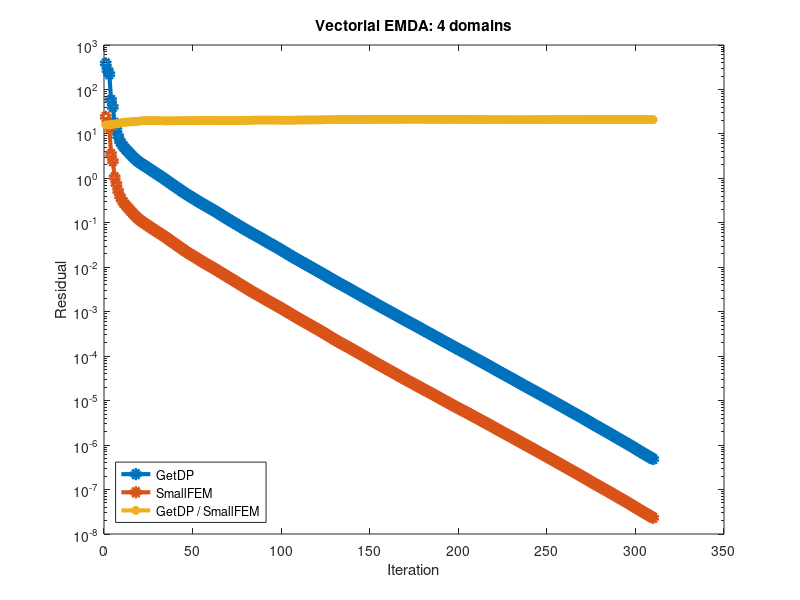

This figure's MATLAB source:
%%%%%%%%%%%%%%%%%%%%%%%%%%%%%%%
%% GetDP vs SmallFEM         %%
%% Vectorial EMDA: 4 domains %%
%%%%%%%%%%%%%%%%%%%%%%%%%%%%%%%

clear all;
close all;

getdp = ...
    [
        3.851487313097e+02
        2.709779462731e+02
        2.199730700126e+02
        5.780472034552e+01
        4.041480219916e+01
        1.767914164200e+01
        1.249159181126e+01
        8.890394900868e+00
        6.893231775956e+00
        5.903703778212e+00
        5.186365034135e+00
        4.651855638475e+00
        4.219926191922e+00
        3.824077016401e+00
        3.473740122290e+00
        3.152599053120e+00
        2.873826426907e+00
        2.643889712843e+00
        2.453457551373e+00
        2.287457630765e+00
        2.150053040689e+00
        2.022061431165e+00
        1.910424628720e+00
        1.797594292294e+00
        1.694414918940e+00
        1.592220129839e+00
        1.497619848901e+00
        1.407542052532e+00
        1.327219320145e+00
        1.248762458468e+00
        1.179824160112e+00
        1.107701581424e+00
        1.042314384624e+00
        9.761412790833e-01
        9.177432059792e-01
        8.586500851544e-01
        8.057070154808e-01
        7.549813035466e-01
        7.093724302230e-01
        6.653106621372e-01
        6.254997731271e-01
        5.864631004725e-01
        5.503482801867e-01
        5.159700026599e-01
        4.853459088758e-01
        4.559340272042e-01
        4.308513935567e-01
        4.062061411547e-01
        3.845227096036e-01
        3.632372954750e-01
        3.440396284270e-01
        3.248897182431e-01
        3.078999494621e-01
        2.908890188027e-01
        2.761013339311e-01
        2.612710002851e-01
        2.482099279533e-01
        2.352065897221e-01
        2.236966501487e-01
        2.118957904809e-01
        2.013292074337e-01
        1.903326720102e-01
        1.802628477967e-01
        1.700087024052e-01
        1.607425949189e-01
        1.514411158606e-01
        1.432586233118e-01
        1.351143831889e-01
        1.280520970394e-01
        1.208543166495e-01
        1.147098797626e-01
        1.082111442232e-01
        1.026450411243e-01
        9.679608153294e-02
        9.178396108441e-02
        8.663878289370e-02
        8.223301925307e-02
        7.769637212897e-02
        7.363414813877e-02
        6.968502343869e-02
        6.609958868598e-02
        6.265500550947e-02
        5.953236877722e-02
        5.647964726694e-02
        5.383580174305e-02
        5.109476139165e-02
        4.865495876188e-02
        4.609056469966e-02
        4.380286728216e-02
        4.141829041241e-02
        3.931561940379e-02
        3.718700563096e-02
        3.538166569947e-02
        3.350782088147e-02
        3.192103741920e-02
        3.025551466122e-02
        2.880779175063e-02
        2.729221119686e-02
        2.593853705552e-02
        2.452125822558e-02
        2.327963654637e-02
        2.196937188311e-02
        2.084219649525e-02
        1.966878850921e-02
        1.866633271376e-02
        1.763416700973e-02
        1.672850145765e-02
        1.584319696761e-02
        1.505567952474e-02
        1.426780153882e-02
        1.358693617064e-02
        1.287505062032e-02
        1.227231628349e-02
        1.161977468037e-02
        1.106380657154e-02
        1.048448163537e-02
        9.973831619322e-03
        9.449315481041e-03
        8.987001109372e-03
        8.520580448347e-03
        8.097943072024e-03
        7.676590365550e-03
        7.298714805328e-03
        6.910618073970e-03
        6.563517711141e-03
        6.206595796483e-03
        5.892917884310e-03
        5.572074916244e-03
        5.283009946767e-03
        5.001413491559e-03
        4.752439628921e-03
        4.507671630709e-03
        4.295982765059e-03
        4.081534253843e-03
        3.896542140697e-03
        3.699387570354e-03
        3.526333653191e-03
        3.343189678881e-03
        3.182517035812e-03
        3.013901439193e-03
        2.867838980994e-03
        2.715989662334e-03
        2.583141506863e-03
        2.447766565958e-03
        2.328629182248e-03
        2.207343289282e-03
        2.100594322569e-03
        1.993238749100e-03
        1.895996644308e-03
        1.798906537993e-03
        1.710258585810e-03
        1.622001483177e-03
        1.541801052591e-03
        1.461114889128e-03
        1.390184644553e-03
        1.317817476393e-03
        1.254916138544e-03
        1.190856482956e-03
        1.134681270662e-03
        1.077519244043e-03
        1.027056825377e-03
        9.749811796198e-04
        9.285424801950e-04
        8.812717176547e-04
        8.379973459136e-04
        7.947793181619e-04
        7.563651322322e-04
        7.171416652496e-04
        6.830966731583e-04
        6.486551281764e-04
        6.176129824532e-04
        5.870611991782e-04
        5.593023592486e-04
        5.312382297589e-04
        5.066498059622e-04
        4.808884839662e-04
        4.581975209859e-04
        4.346075176289e-04
        4.135984342919e-04
        3.922533108053e-04
        3.736199587984e-04
        3.544733710886e-04
        3.382437006850e-04
        3.210436918269e-04
        3.060972304677e-04
        2.904944983229e-04
        2.765489866586e-04
        2.622593239591e-04
        2.497242412616e-04
        2.369180581790e-04
        2.257825332811e-04
        2.143679203746e-04
        2.043301271661e-04
        1.940890396501e-04
        1.849706697883e-04
        1.756213958485e-04
        1.673107581348e-04
        1.587818082137e-04
        1.513271857885e-04
        1.436679011485e-04
        1.370923513694e-04
        1.302725806708e-04
        1.243644158298e-04
        1.181263566281e-04
        1.126108937873e-04
        1.067985020962e-04
        1.016579259382e-04
        9.630475436379e-05
        9.166572664489e-05
        8.687114176021e-05
        8.276821863576e-05
        7.859134514283e-05
        7.492315345775e-05
        7.119891131979e-05
        6.792185368811e-05
        6.445779384695e-05
        6.141542950228e-05
        5.818754386039e-05
        5.540682033308e-05
        5.247991216915e-05
        4.993248933689e-05
        4.727323249934e-05
        4.502865022189e-05
        4.268711089445e-05
        4.068926935056e-05
        3.862091647484e-05
        3.684688246925e-05
        3.498354670224e-05
        3.337891961766e-05
        3.164546063130e-05
        3.015683955822e-05
        2.855392160512e-05
        2.718409708390e-05
        2.574825212898e-05
        2.451526976598e-05
        2.323434483047e-05
        2.212453347999e-05
        2.098857081727e-05
        2.001634072772e-05
        1.899350388574e-05
        1.811025993407e-05
        1.718948316776e-05
        1.639097536348e-05
        1.554396670115e-05
        1.481472356637e-05
        1.404270288656e-05
        1.337289943422e-05
        1.267353462150e-05
        1.206697793530e-05
        1.144207571037e-05
        1.090120553990e-05
        1.033793805210e-05
        9.846633118307e-06
        9.341253329601e-06
        8.890450802808e-06
        8.431388717481e-06
        8.029425764711e-06
        7.609995809102e-06
        7.250235005113e-06
        6.864517145606e-06
        6.533905173825e-06
        6.183570594261e-06
        5.880477379259e-06
        5.570583171547e-06
        5.301311369580e-06
        5.029110115391e-06
        4.788767641590e-06
        4.544168617005e-06
        4.324872314736e-06
        4.097792569336e-06
        3.896964592174e-06
        3.686650374623e-06
        3.503308548614e-06
        3.313056250246e-06
        3.146196609785e-06
        2.976932239542e-06
        2.828511381753e-06
        2.680080277149e-06
        2.550784400192e-06
        2.417806267070e-06
        2.301515947984e-06
        2.181714758704e-06
        2.075307876547e-06
        1.964511282754e-06
        1.868726460500e-06
        1.767277518193e-06
        1.680383625948e-06
        1.588563175616e-06
        1.509979896026e-06
        1.428035958825e-06
        1.357548966693e-06
        1.285575722844e-06
        1.222595614869e-06
        1.157850901634e-06
        1.101288584116e-06
        1.041987417732e-06
        9.887634264751e-07
        9.345266805223e-07
        8.849689990985e-07
        8.351253540516e-07
        7.903590363937e-07
        7.457043579473e-07
        7.069576053583e-07
        6.672887625235e-07
        6.340365494310e-07
        5.989686387289e-07
        5.696365232919e-07
        5.385576044705e-07
        5.120398056578e-07
        4.844498138971e-07
        4.601462733884e-07
        4.350525870280e-07
        4.127552729275e-07
        3.900311658247e-07
        3.702123084053e-07
    ];

smallfem = ...
    [
        2.418275778463e+01
        1.706689274967e+01
        1.391416183341e+01
        3.501164341149e+00
        2.444157911005e+00
        1.059982734218e+00
        7.445187862012e-01
        5.196651415515e-01
        3.951024749411e-01
        3.316653240619e-01
        2.856463321087e-01
        2.532692329391e-01
        2.283651319758e-01
        2.058108347289e-01
        1.865137078605e-01
        1.682453847425e-01
        1.523374800952e-01
        1.389060505565e-01
        1.275392119437e-01
        1.177068760982e-01
        1.097380137645e-01
        1.025328198140e-01
        9.650279606103e-02
        9.061352309615e-02
        8.537129399237e-02
        8.030365969922e-02
        7.555620366917e-02
        7.098798339695e-02
        6.694440242931e-02
        6.301269766072e-02
        5.965712410378e-02
        5.611585992436e-02
        5.299553805065e-02
        4.973558187729e-02
        4.683277915456e-02
        4.381088241512e-02
        4.107962227287e-02
        3.842283147301e-02
        3.604189922950e-02
        3.377057071848e-02
        3.169752813824e-02
        2.971770260034e-02
        2.788398184497e-02
        2.610388211802e-02
        2.453107922910e-02
        2.298619996829e-02
        2.169466593597e-02
        2.041528564183e-02
        1.931605288196e-02
        1.823015124820e-02
        1.726737057802e-02
        1.630008064263e-02
        1.543922897891e-02
        1.456013350546e-02
        1.379406270005e-02
        1.302274806887e-02
        1.235358291561e-02
        1.168763542859e-02
        1.111474893986e-02
        1.053451423532e-02
        1.002509932137e-02
        9.492756132715e-03
        9.007367732220e-03
        8.502700396352e-03
        8.039310326353e-03
        7.571367963873e-03
        7.161629464310e-03
        6.745914169473e-03
        6.396886984142e-03
        6.037355931737e-03
        5.737145615180e-03
        5.413569594751e-03
        5.135967898915e-03
        4.844499777633e-03
        4.587568930559e-03
        4.322043944463e-03
        4.093052803075e-03
        3.859385465613e-03
        3.648826379613e-03
        3.444214947071e-03
        3.262098098464e-03
        3.081101218555e-03
        2.924069145681e-03
        2.766455171469e-03
        2.632489634964e-03
        2.494292646212e-03
        2.373839066046e-03
        2.247657308199e-03
        2.136366333760e-03
        2.020282853207e-03
        1.919816843341e-03
        1.815265667125e-03
        1.726980903134e-03
        1.635773023726e-03
        1.558210022085e-03
        1.477116534490e-03
        1.406814063435e-03
        1.333206112884e-03
        1.268176640614e-03
        1.199836901851e-03
        1.140150857616e-03
        1.076909232048e-03
        1.023170395960e-03
        9.651757150999e-04
        9.153622782920e-04
        8.644295632403e-04
        8.189491690276e-04
        7.740626240804e-04
        7.351485137077e-04
        6.952926692109e-04
        6.617539698739e-04
        6.260897071559e-04
        5.962072063107e-04
        5.643701150504e-04
        5.369829787964e-04
        5.089883969340e-04
        4.842245757560e-04
        4.588352047628e-04
        4.363231084263e-04
        4.134362494428e-04
        3.927257400695e-04
        3.717479866754e-04
        3.532310828078e-04
        3.338717364401e-04
        3.168068861773e-04
        2.990649438958e-04
        2.834568061194e-04
        2.674992514509e-04
        2.531830408175e-04
        2.391637207651e-04
        2.270524479510e-04
        2.149729797498e-04
        2.047380927642e-04
        1.942656227912e-04
        1.854359526899e-04
        1.760033383721e-04
        1.677088992850e-04
        1.590325761433e-04
        1.514250857112e-04
        1.434011471738e-04
        1.364668474559e-04
        1.292583165326e-04
        1.229476435353e-04
        1.164520418926e-04
        1.107062642272e-04
        1.048199282358e-04
        9.952728523394e-05
        9.429198703940e-05
        8.952024403317e-05
        8.485099679230e-05
        8.061232844859e-05
        7.636583697771e-05
        7.260698246462e-05
        6.877955753791e-05
        6.544820566341e-05
        6.200321830881e-05
        5.903876971567e-05
        5.597335112906e-05
        5.329265554024e-05
        5.057589213946e-05
        4.819531714671e-05
        4.572623861904e-05
        4.351309809312e-05
        4.124609287601e-05
        3.922291505890e-05
        3.718566401656e-05
        3.539308738203e-05
        3.355444529283e-05
        3.195599125927e-05
        3.033569295215e-05
        2.888587970530e-05
        2.745145572177e-05
        2.616243249594e-05
        2.481488237877e-05
        2.366626181683e-05
        2.244623673666e-05
        2.138685571769e-05
        2.028866543058e-05
        1.933337189653e-05
        1.835052491866e-05
        1.750181741499e-05
        1.661546351897e-05
        1.587231221936e-05
        1.508691340933e-05
        1.439525742647e-05
        1.367710928557e-05
        1.302598546473e-05
        1.235776097311e-05
        1.176431745734e-05
        1.116228594486e-05
        1.063786314178e-05
        1.009329021658e-05
        9.615959522447e-06
        9.127692750021e-06
        8.697895802993e-06
        8.257253675172e-06
        7.871547268769e-06
        7.473969226475e-06
        7.131236222539e-06
        6.772445585803e-06
        6.467880621343e-06
        6.147516562710e-06
        5.868368145836e-06
        5.578700606204e-06
        5.321013532657e-06
        5.052882808612e-06
        4.817931525190e-06
        4.570682955869e-06
        4.356754716102e-06
        4.135915975849e-06
        3.946371704629e-06
        3.750909062198e-06
        3.579657145043e-06
        3.404246426762e-06
        3.249850115864e-06
        3.086318686428e-06
        2.943664026279e-06
        2.789054310067e-06
        2.657838682081e-06
        2.516710150640e-06
        2.397005465789e-06
        2.269192204539e-06
        2.161167481515e-06
        2.048638037827e-06
        1.953545817767e-06
        1.855024688201e-06
        1.770815050524e-06
        1.681244536039e-06
        1.604799650599e-06
        1.520114357609e-06
        1.449004445169e-06
        1.372558849293e-06
        1.306310577635e-06
        1.237632234188e-06
        1.178561972622e-06
        1.117223639235e-06
        1.064307282767e-06
        1.009900520049e-06
        9.630252693371e-07
        9.133531116614e-07
        8.706297500929e-07
        8.254943631810e-07
        7.871287867875e-07
        7.460099179111e-07
        7.103621851733e-07
        6.730489998548e-07
        6.409208555816e-07
        6.073778376540e-07
        5.784512816696e-07
        5.484203034616e-07
        5.223750986734e-07
        4.953324537722e-07
        4.712621342993e-07
        4.470701277242e-07
        4.253974245799e-07
        4.032589726701e-07
        3.842462768513e-07
        3.641005347422e-07
        3.470959751060e-07
        3.286289801865e-07
        3.125660063336e-07
        2.958102986954e-07
        2.812510280078e-07
        2.665904036351e-07
        2.536953085550e-07
        2.406444569217e-07
        2.290942899296e-07
        2.171880890010e-07
        2.064389295279e-07
        1.955064054537e-07
        1.857108615035e-07
        1.755129756661e-07
        1.666217962778e-07
        1.575461416661e-07
        1.496164408802e-07
        1.415449239926e-07
        1.345247719689e-07
        1.274330508135e-07
        1.213231937201e-07
        1.149824137982e-07
        1.094449848427e-07
        1.037359568630e-07
        9.872368120545e-08
        9.343133614211e-08
        8.896311771921e-08
        8.415435668171e-08
        8.006830327141e-08
        7.571314389513e-08
        7.199604658636e-08
        6.815537994287e-08
        6.479992469798e-08
        6.135812582171e-08
        5.836525920742e-08
        5.524570280585e-08
        5.252151178630e-08
        4.968655529826e-08
        4.713349374340e-08
        4.454546145853e-08
        4.218649410087e-08
        3.980271061468e-08
        3.769140186965e-08
        3.554054031841e-08
        3.370068381331e-08
        3.178634551061e-08
        3.019894434198e-08
        2.853491686867e-08
        2.715187735622e-08
        2.567785969937e-08
        2.439921853659e-08
        2.309085789481e-08
    ];

last = size(smallfem, 1);
it = [1:size(smallfem, 1)];

semilogy(it, ...
         getdp(1:last),             '-o', 'linewidth', 3, ...
         smallfem(1:last),          '-o', 'linewidth', 3, ...
         getdp(1:last) ./ smallfem(1:last), '-*', 'linewidth', 3);
legend({'GetDP', 'SmallFEM', 'GetDP / SmallFEM'}, 'location', 'SouthWest');
title('Vectorial EMDA: 4 domains');
xlabel('Iteration');
ylabel('Residual');

print('vemda.png');
